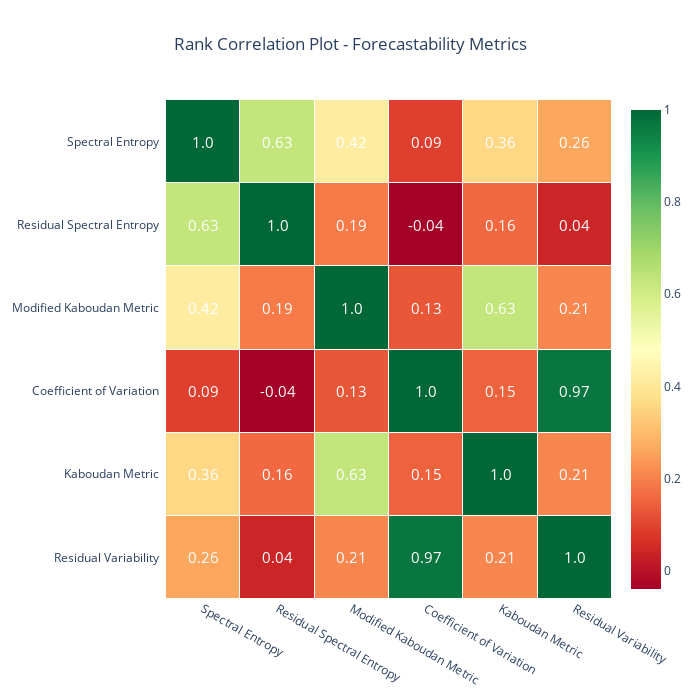

Here is the notebook cell this chart was saved with:
### Code cell
import plotly.figure_factory as ff

# mask = np.triu(np.ones_like(corr_df, dtype=bool))
# df_mask = corr_df.mask(mask).round(2)
df_mask = corr_df.round(2)

fig = ff.create_annotated_heatmap(z=df_mask.to_numpy(), 
                                  x=df_mask.columns.tolist(),
                                  y=df_mask.columns.tolist(),
                                  colorscale=px.colors.diverging.RdYlGn,
                                  hoverinfo="none", #Shows hoverinfo for null values
                                  showscale=True, ygap=1, xgap=1
                                 )

fig.update_xaxes(side="bottom")
# fig.update_traces(textfont_size=14)
fig.update_layout(
    title_text='Rank Correlation Plot - Forecastability Metrics', 
    title_x=0.5, 
    width=700, 
    height=700,
    xaxis_showgrid=False,
    yaxis_showgrid=False,
    xaxis_zeroline=False,
    yaxis_zeroline=False,
    yaxis_autorange='reversed',
    template='plotly_white'
)

# NaN values are not handled automatically and are displayed in the figure
# So we need to get rid of the text manually
for i in range(len(fig.layout.annotations)):
    fig.layout.annotations[i]['font']['size']=15
    if fig.layout.annotations[i].text == 'nan':
        fig.layout.annotations[i].text = ""

# fig.write_image("imgs/chapter_4/rank_correlation_forecastability.png")
fig.show()

### Figure 1 — Plotly figure (JSON) as saved in the notebook; plotly's stock layout.template omitted (floating-point values rounded to 4 significant figures)
{"data": [{"colorscale": [[0, "rgb(165,0,38)"], [0.1, "rgb(215,48,39)"], [0.2, "rgb(244,109,67)"], [0.3, "rgb(253,174,97)"], [0.4, "rgb(254,224,139)"], [0.5, "rgb(255,255,191)"], [0.6, "rgb(217,239,139)"], [0.7, "rgb(166,217,106)"], [0.8, "rgb(102,189,99)"], [0.9, "rgb(26,152,80)"], [1, "rgb(0,104,55)"]], "hoverinfo": "none", "reversescale": false, "showscale": true, "type": "heatmap", "x": ["Spectral Entropy", "Residual Spectral Entropy", "Modified Kaboudan Metric", "Coefficient of Variation", "Kaboudan Metric", "Residual Variability"], "xgap": 1, "y": ["Spectral Entropy", "Residual Spectral Entropy", "Modified Kaboudan Metric", "Coefficient of Variation", "Kaboudan Metric", "Residual Variability"], "ygap": 1, "z": [[1, 0.63, 0.42, 0.09, 0.36, 0.26], [0.63, 1, 0.19, -0.04, 0.16, 0.04], [0.42, 0.19, 1, 0.13, 0.63, 0.21], [0.09, -0.04, 0.13, 1, 0.15, 0.97], [0.36, 0.16, 0.63, 0.15, 1, 0.21], [0.26, 0.04, 0.21, 0.97, 0.21, 1]]}], "layout": {"annotations": [{"font": {"color": "#FFFFFF", "size": 15}, "showarrow": false, "text": "1.0", "x": "Spectral Entropy", "xref": "x", "y": "Spectral Entropy", "yref": "y"}, {"font": {"color": "#FFFFFF", "size": 15}, "showarrow": false, "text": "0.63", "x": "Residual Spectral Entropy", "xref": "x", "y": "Spectral Entropy", "yref": "y"}, {"font": {"color": "#FFFFFF", "size": 15}, "showarrow": false, "text": "0.42", "x": "Modified Kaboudan Metric", "xref": "x", "y": "Spectral Entropy", "yref": "y"}, {"font": {"color": "#FFFFFF", "size": 15}, "showarrow": false, "text": "0.09", "x": "Coefficient of Variation", "xref": "x", "y": "Spectral Entropy", "yref": "y"}, {"font": {"color": "#FFFFFF", "size": 15}, "showarrow": false, "text": "0.36", "x": "Kaboudan Metric", "xref": "x", "y": "Spectral Entropy", "yref": "y"}, {"font": {"color": "#FFFFFF", "size": 15}, "showarrow": false, "text": "0.26", "x": "Residual Variability", "xref": "x", "y": "Spectral Entropy", "yref": "y"}, {"font": {"color": "#FFFFFF", "size": 15}, "showarrow": false, "text": "0.63", "x": "Spectral Entropy", "xref": "x", "y": "Residual Spectral Entropy", "yref": "y"}, {"font": {"color": "#FFFFFF", "size": 15}, "showarrow": false, "text": "1.0", "x": "Residual Spectral Entropy", "xref": "x", "y": "Residual Spectral Entropy", "yref": "y"}, {"font": {"color": "#FFFFFF", "size": 15}, "showarrow": false, "text": "0.19", "x": "Modified Kaboudan Metric", "xref": "x", "y": "Residual Spectral Entropy", "yref": "y"}, {"font": {"color": "#FFFFFF", "size": 15}, "showarrow": false, "text": "-0.04", "x": "Coefficient of Variation", "xref": "x", "y": "Residual Spectral Entropy", "yref": "y"}, {"font": {"color": "#FFFFFF", "size": 15}, "showarrow": false, "text": "0.16", "x": "Kaboudan Metric", "xref": "x", "y": "Residual Spectral Entropy", "yref": "y"}, {"font": {"color": "#FFFFFF", "size": 15}, "showarrow": false, "text": "0.04", "x": "Residual Variability", "xref": "x", "y": "Residual Spectral Entropy", "yref": "y"}, {"font": {"color": "#FFFFFF", "size": 15}, "showarrow": false, "text": "0.42", "x": "Spectral Entropy", "xref": "x", "y": "Modified Kaboudan Metric", "yref": "y"}, {"font": {"color": "#FFFFFF", "size": 15}, "showarrow": false, "text": "0.19", "x": "Residual Spectral Entropy", "xref": "x", "y": "Modified Kaboudan Metric", "yref": "y"}, {"font": {"color": "#FFFFFF", "size": 15}, "showarrow": false, "text": "1.0", "x": "Modified Kaboudan Metric", "xref": "x", "y": "Modified Kaboudan Metric", "yref": "y"}, {"font": {"color": "#FFFFFF", "size": 15}, "showarrow": false, "text": "0.13", "x": "Coefficient of Variation", "xref": "x", "y": "Modified Kaboudan Metric", "yref": "y"}, {"font": {"color": "#FFFFFF", "size": 15}, "showarrow": false, "text": "0.63", "x": "Kaboudan Metric", "xref": "x", "y": "Modified Kaboudan Metric", "yref": "y"}, {"font": {"color": "#FFFFFF", "size": 15}, "showarrow": false, "text": "0.21", "x": "Residual Variability", "xref": "x", "y": "Modified Kaboudan Metric", "yref": "y"}, {"font": {"color": "#FFFFFF", "size": 15}, "showarrow": false, "text": "0.09", "x": "Spectral Entropy", "xref": "x", "y": "Coefficient of Variation", "yref": "y"}, {"font": {"color": "#FFFFFF", "size": 15}, "showarrow": false, "text": "-0.04", "x": "Residual Spectral Entropy", "xref": "x", "y": "Coefficient of Variation", "yref": "y"}, {"font": {"color": "#FFFFFF", "size": 15}, "showarrow": false, "text": "0.13", "x": "Modified Kaboudan Metric", "xref": "x", "y": "Coefficient of Variation", "yref": "y"}, {"font": {"color": "#FFFFFF", "size": 15}, "showarrow": false, "text": "1.0", "x": "Coefficient of Variation", "xref": "x", "y": "Coefficient of Variation", "yref": "y"}, {"font": {"color": "#FFFFFF", "size": 15}, "showarrow": false, "text": "0.15", "x": "Kaboudan Metric", "xref": "x", "y": "Coefficient of Variation", "yref": "y"}, {"font": {"color": "#FFFFFF", "size": 15}, "showarrow": false, "text": "0.97", "x": "Residual Variability", "xref": "x", "y": "Coefficient of Variation", "yref": "y"}, {"font": {"color": "#FFFFFF", "size": 15}, "showarrow": false, "text": "0.36", "x": "Spectral Entropy", "xref": "x", "y": "Kaboudan Metric", "yref": "y"}, {"font": {"color": "#FFFFFF", "size": 15}, "showarrow": false, "text": "0.16", "x": "Residual Spectral Entropy", "xref": "x", "y": "Kaboudan Metric", "yref": "y"}, {"font": {"color": "#FFFFFF", "size": 15}, "showarrow": false, "text": "0.63", "x": "Modified Kaboudan Metric", "xref": "x", "y": "Kaboudan Metric", "yref": "y"}, {"font": {"color": "#FFFFFF", "size": 15}, "showarrow": false, "text": "0.15", "x": "Coefficient of Variation", "xref": "x", "y": "Kaboudan Metric", "yref": "y"}, {"font": {"color": "#FFFFFF", "size": 15}, "showarrow": false, "text": "1.0", "x": "Kaboudan Metric", "xref": "x", "y": "Kaboudan Metric", "yref": "y"}, {"font": {"color": "#FFFFFF", "size": 15}, "showarrow": false, "text": "0.21", "x": "Residual Variability", "xref": "x", "y": "Kaboudan Metric", "yref": "y"}, {"font": {"color": "#FFFFFF", "size": 15}, "showarrow": false, "text": "0.26", "x": "Spectral Entropy", "xref": "x", "y": "Residual Variability", "yref": "y"}, {"font": {"color": "#FFFFFF", "size": 15}, "showarrow": false, "text": "0.04", "x": "Residual Spectral Entropy", "xref": "x", "y": "Residual Variability", "yref": "y"}, {"font": {"color": "#FFFFFF", "size": 15}, "showarrow": false, "text": "0.21", "x": "Modified Kaboudan Metric", "xref": "x", "y": "Residual Variability", "yref": "y"}, {"font": {"color": "#FFFFFF", "size": 15}, "showarrow": false, "text": "0.97", "x": "Coefficient of Variation", "xref": "x", "y": "Residual Variability", "yref": "y"}, {"font": {"color": "#FFFFFF", "size": 15}, "showarrow": false, "text": "0.21", "x": "Kaboudan Metric", "xref": "x", "y": "Residual Variability", "yref": "y"}, {"font": {"color": "#FFFFFF", "size": 15}, "showarrow": false, "text": "1.0", "x": "Residual Variability", "xref": "x", "y": "Residual Variability", "yref": "y"}], "height": 700, "title": {"text": "Rank Correlation Plot - Forecastability Metrics", "x": 0.5}, "width": 700, "xaxis": {"dtick": 1, "gridcolor": "rgb(0, 0, 0)", "showgrid": false, "side": "bottom", "ticks": "", "zeroline": false}, "yaxis": {"autorange": "reversed", "dtick": 1, "showgrid": false, "ticks": "", "ticksuffix": "  ", "zeroline": false}}}
